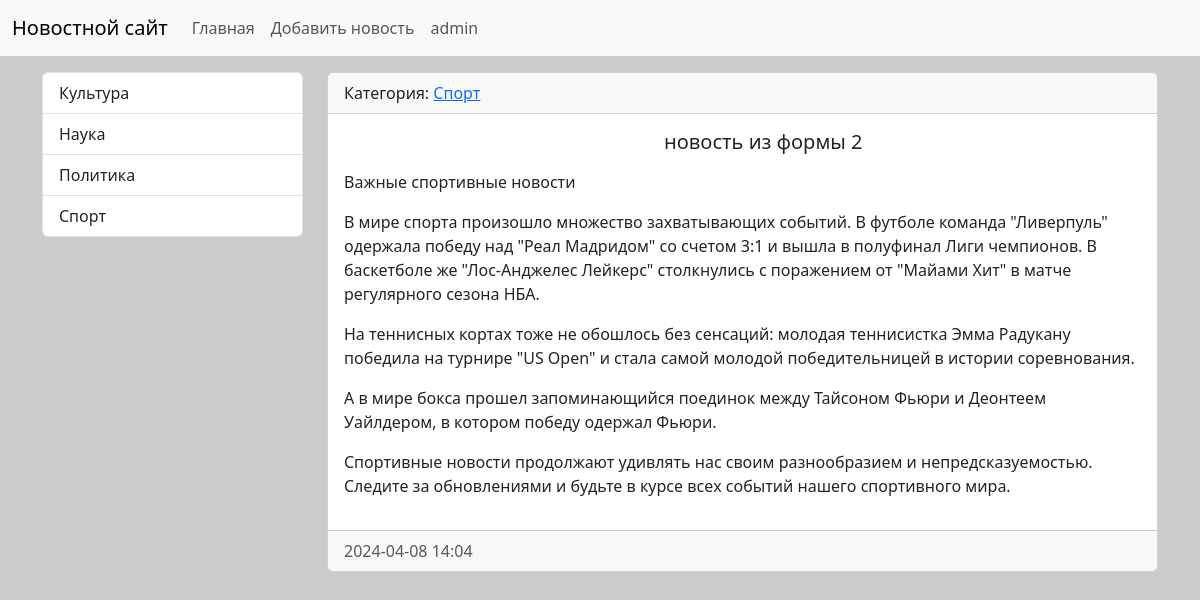
The app's page /news/13/ with its own data.
### news/models.py (models this page shows, shortened)
class Category(models.Model):
    title = models.CharField(max_length=150, db_index=True, verbose_name='Наименование категории')
    class Meta:
        verbose_name = 'Категория'
        verbose_name_plural = 'Категории'
        ordering = ['title']
    def get_absolute_url(self):
        return reverse('category', kwargs={'category_id': self.pk})
    def __str__(self):
        return self.title

class News(models.Model):
    title = models.CharField(max_length=150, verbose_name='Наименование')
    content = models.TextField(blank=True, verbose_name='Контент')
    created_at = models.DateTimeField(auto_now_add=True, verbose_name='Создано')
    updated_at = models.DateTimeField(auto_now=True, verbose_name='Изменено')
    photo = models.ImageField(upload_to='photos/%Y/%m/%d/', blank=True, verbose_name='Фото')
    is_published = models.BooleanField(default=True, verbose_name='Опубликовано')
    category = models.ForeignKey('Category', on_delete=models.PROTECT, null=True, verbose_name='Категория')
    class Meta:
        verbose_name = 'Новость'
        verbose_name_plural = 'Новости'
        ordering = ['-created_at']

### news/views.py (the view)
# urls.py: path('news/<int:news_id>/', view_news, name='view_news'),
def view_news(request, news_id):
    news_item = get_object_or_404(News, pk=news_id)
    return render(request, 'news/view_news.html', {'news_item': news_item})

### news/templatetags/news_tags.py (called while the page is built)
@register.inclusion_tag('news/list_categories.html')
def show_categories(arg1='Hello', arg2='world'):
    categories = Category.objects.all()
    return {"categories": categories, 'arg1': arg1, 'arg2': arg2}

### news/templates/news/view_news.html (shortened to what this page needs)
{% extends 'base.html' %}
{% block sidebar %}
{% include 'inc/_sidebar.html' %}
{% endblock %}
{% block content %}
<div class="card mb-3">
    <div class="card-header">
        Категория: <a href="{{ news_item.category.get_absolute_url }}">{{ news_item.category }}</a>
    </div>
    <div class="card-body">
        <div class="media">
            <div class="media-body">
                <h5 class="card-title">{{ news_item.title }}</h5>
                <p class="card-text">{{ news_item.content|linebreaks }}</p>
            </div>
        </div>
    </div>
    <div class="card-footer text-body-secondary">
        {{ news_item.created_at|date:"Y-m-d H:m" }}
    </div>
</div>
{% endblock %}

### news/templates/news/list_categories.html
<div class="list-group">
    {% for cat in categories %}
    <a href="{{ cat.get_absolute_url }}" class="list-group-item list-group-item-action">{{ cat.title }}</a>
    {% endfor %}
</div>

### mysite/static/css/style.css (style rules this page uses)
body { background-color: #ccc; }

### records on screen
Category: title "Культура"
Category: title "Наука"
Category: title "Политика"
Category: title "Спорт"
News: category "Спорт", title "новость из формы 2", content "Важные спортивные новости В мире спорта произошло множество захватывающих событий. В футболе команда \"Ливерпуль\" одержала победу над \"Реал Мадридом\" со счетом 3:1 и вышла в полуфинал Лиги чемпионов. В баскетболе же \"Лос-Анджелес Лейкерс\" столкнулись с поражением от \"Майами Хит\" в матче регулярного сезона НБА. На теннисных кортах тоже не обошлось без сенсаций: молодая теннисистка Эмма Радукану победила на турнире \"US Open\" и стала самой молодой победительницей в истории соревнования. А в мире бокса прошел запоминающийся поединок между Тайсоном Фьюри и Деонтеем Уайлдером, в котором победу одержал Фьюри. Спортивные новости продолжают удивлять нас своим разнообразием и непредсказуемостью.…", created_at "2024-04-08 14:04"
